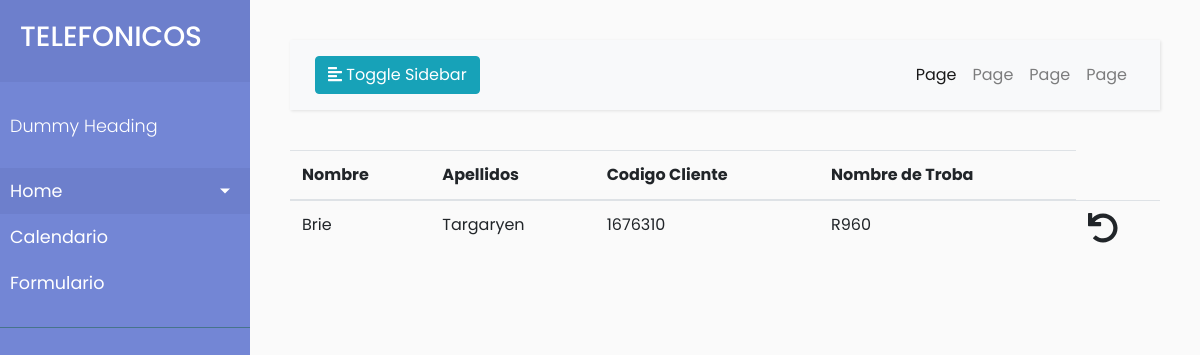
/here/usuarios/14, run on the app's committed database.
### t_test/models.py (models this page shows, shortened)
class Usuario(models.Model):
    usuarioId=models.AutoField(primary_key=True)
    nombre=models.CharField(max_length=40)
    apellido=models.CharField(max_length=80)
    codigoCliente=models.IntegerField()
    troba=models.ForeignKey(Troba,on_delete=models.CASCADE)

class Troba(models.Model):
    trobaId=models.AutoField(primary_key=True)
    trobaNombre=models.CharField(max_length=20)
    nodo=models.ForeignKey(Nodo,on_delete=models.CASCADE)

### t_test/views.py (the view)
# urls.py: path('usuarios/<int:id>',views.usuarios,name='usuarios'),
def usuarios(request,id):
    listausuarios=Usuario.objects.filter(troba__trobaId=id)
    my_dict={'usuarioslist':listausuarios}
    return  render(request,'usuarios.html',context=my_dict)

### templates/usuarios.html
<!DOCTYPE html>
{% extends "base2.html" %}
{% block content %}
<div >
  {%if usuarioslist%}
    <table class="table table-hover table-stripped">
      <thead>
        <th>Nombre</th>
        <th>Apellidos </th>
        <th>Codigo Cliente</th>
        <th> Nombre de Troba</th>
      </thead>
    {%for u in usuarioslist%}
    <tr>
      <td>{{u.nombre}}</td>
      <td>{{u.apellido}}</td>
      <td>{{u.codigoCliente}}</td>
      <td>{{u.troba.trobaNombre}}</td>
      <td >
        <a  href="{% url 'index' %}"><i class='fas fa-undo' style='font-size:30px'></i></a>
      </td>
    </tr>
    {% endfor %}
  </table>
  {% else %}
  <p>no hay informacion que mostrar </p>
  {%endif%}
</div>
{% endblock %}

### static/style2.css (style rules this page uses)
body { font-family: 'Poppins', sans-serif; background: #fafafa; }
a, a:hover, a:focus { color: inherit; text-decoration: none; transition: all 0.3s; }

### data on the page
Usuario: nombre "Brie", apellido "Targaryen", codigoCliente "1676310", troba.trobaNombre "R960"
